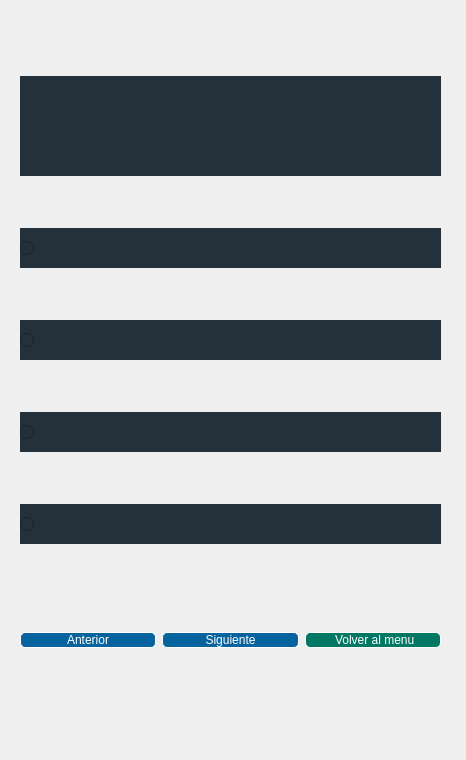
<?xml version="1.0" encoding="UTF-8"?>
<ui version="4.0">
 <class>Quiz_quedar_embarazada</class>
 <widget class="QWidget" name="Quiz_quedar_embarazada">
  <property name="geometry">
   <rect>
    <x>0</x>
    <y>0</y>
    <width>466</width>
    <height>760</height>
   </rect>
  </property>
  <property name="minimumSize">
   <size>
    <width>466</width>
    <height>760</height>
   </size>
  </property>
  <property name="maximumSize">
   <size>
    <width>466</width>
    <height>760</height>
   </size>
  </property>
  <property name="windowTitle">
   <string>Form</string>
  </property>
  <widget class="QWidget" name="verticalLayoutWidget">
   <property name="geometry">
    <rect>
     <x>20</x>
     <y>30</y>
     <width>421</width>
     <height>561</height>
    </rect>
   </property>
   <layout class="QVBoxLayout" name="verticalLayout">
    <item>
     <widget class="QLabel" name="questionLabel">
      <property name="maximumSize">
       <size>
        <width>500</width>
        <height>100</height>
       </size>
      </property>
      <property name="font">
       <font>
        <family>Arial Rounded MT Bold</family>
        <pointsize>12</pointsize>
        <bold>false</bold>
       </font>
      </property>
      <property name="tabletTracking">
       <bool>false</bool>
      </property>
      <property name="contextMenuPolicy">
       <enum>Qt::PreventContextMenu</enum>
      </property>
      <property name="layoutDirection">
       <enum>Qt::LeftToRight</enum>
      </property>
      <property name="styleSheet">
       <string notr="true">background-color: rgb(33, 46, 54);
background-color: rgb(36, 49, 59);
border-top-color: rgb(42, 59, 71);
border-right-color: rgb(42, 59, 71);
border-buttom-color: rgb(42, 59, 71);
border-left-color: rgb(42, 59, 71);
color: rgb(16, 131, 214);</string>
      </property>
      <property name="text">
       <string/>
      </property>
      <property name="scaledContents">
       <bool>true</bool>
      </property>
      <property name="alignment">
       <set>Qt::AlignCenter</set>
      </property>
      <property name="wordWrap">
       <bool>true</bool>
      </property>
     </widget>
    </item>
    <item>
     <widget class="QRadioButton" name="option1RadioButton">
      <property name="minimumSize">
       <size>
        <width>20</width>
        <height>40</height>
       </size>
      </property>
      <property name="font">
       <font>
        <family>Arial Rounded MT Bold</family>
        <pointsize>8</pointsize>
       </font>
      </property>
      <property name="styleSheet">
       <string notr="true">background-color: rgb(33, 46, 54);
background-color: rgb(36, 49, 59);
border-top-color: rgb(42, 59, 71);
border-right-color: rgb(42, 59, 71);
border-buttom-color: rgb(42, 59, 71);
border-left-color: rgb(42, 59, 71);
color: rgb(200, 205, 192);
</string>
      </property>
      <property name="text">
       <string/>
      </property>
     </widget>
    </item>
    <item>
     <widget class="QRadioButton" name="option2RadioButton">
      <property name="sizePolicy">
       <sizepolicy hsizetype="Minimum" vsizetype="Fixed">
        <horstretch>20</horstretch>
        <verstretch>40</verstretch>
       </sizepolicy>
      </property>
      <property name="minimumSize">
       <size>
        <width>20</width>
        <height>40</height>
       </size>
      </property>
      <property name="font">
       <font>
        <family>Arial Rounded MT Bold</family>
        <pointsize>8</pointsize>
       </font>
      </property>
      <property name="styleSheet">
       <string notr="true">background-color: rgb(33, 46, 54);
background-color: rgb(36, 49, 59);
border-top-color: rgb(42, 59, 71);
border-right-color: rgb(42, 59, 71);
border-buttom-color: rgb(42, 59, 71);
border-left-color: rgb(42, 59, 71);
color: rgb(200, 205, 192);
</string>
      </property>
      <property name="text">
       <string/>
      </property>
      <property name="shortcut">
       <string notr="true"/>
      </property>
     </widget>
    </item>
    <item>
     <widget class="QRadioButton" name="option3RadioButton">
      <property name="minimumSize">
       <size>
        <width>20</width>
        <height>40</height>
       </size>
      </property>
      <property name="font">
       <font>
        <family>Arial Rounded MT Bold</family>
        <pointsize>8</pointsize>
       </font>
      </property>
      <property name="styleSheet">
       <string notr="true">background-color: rgb(33, 46, 54);
background-color: rgb(36, 49, 59);
border-top-color: rgb(42, 59, 71);
border-right-color: rgb(42, 59, 71);
border-buttom-color: rgb(42, 59, 71);
border-left-color: rgb(42, 59, 71);
color: rgb(200, 205, 192);
</string>
      </property>
      <property name="text">
       <string/>
      </property>
     </widget>
    </item>
    <item>
     <widget class="QRadioButton" name="option4RadioButton">
      <property name="minimumSize">
       <size>
        <width>20</width>
        <height>40</height>
       </size>
      </property>
      <property name="font">
       <font>
        <family>Arial Rounded MT Bold</family>
        <pointsize>8</pointsize>
       </font>
      </property>
      <property name="styleSheet">
       <string notr="true">background-color: rgb(33, 46, 54);
background-color: rgb(36, 49, 59);
border-top-color: rgb(42, 59, 71);
border-right-color: rgb(42, 59, 71);
border-buttom-color: rgb(42, 59, 71);
border-left-color: rgb(42, 59, 71);
color: rgb(200, 205, 192);
</string>
      </property>
      <property name="text">
       <string/>
      </property>
     </widget>
    </item>
   </layout>
  </widget>
  <widget class="QWidget" name="horizontalLayoutWidget">
   <property name="geometry">
    <rect>
     <x>20</x>
     <y>590</y>
     <width>421</width>
     <height>101</height>
    </rect>
   </property>
   <layout class="QHBoxLayout" name="horizontalLayout">
    <item>
     <widget class="QPushButton" name="BotonAnterior_2">
      <property name="styleSheet">
       <string notr="true">border-style: solid;
border-width: 1px;
;
background-color: rgb(129, 120, 255);
background-color: rgb(255, 176, 248);
color: rgb(255, 255, 255);
background-color: rgb(7, 99, 157);
border-radius: 5px;</string>
      </property>
      <property name="text">
       <string>Anterior</string>
      </property>
      <property name="icon">
       <iconset resource="../../ie0217-proyecto-main/ProyectoFinal/CodigosFinales/imagenes.qrc">
        <normaloff>:/images/images/Anterior.png</normaloff>:/images/images/Anterior.png</iconset>
      </property>
     </widget>
    </item>
    <item>
     <widget class="QPushButton" name="BotonSiguiente_2">
      <property name="styleSheet">
       <string notr="true">border-style: solid;
border-width: 1px;
;
background-color: rgb(129, 120, 255);
background-color: rgb(255, 176, 248);
color: rgb(255, 255, 255);
background-color: rgb(7, 99, 157);
border-radius: 5px;</string>
      </property>
      <property name="text">
       <string>Siguiente</string>
      </property>
      <property name="icon">
       <iconset resource="../../ie0217-proyecto-main/ProyectoFinal/CodigosFinales/imagenes.qrc">
        <normaloff>:/images/images/Siguiente.png</normaloff>:/images/images/Siguiente.png</iconset>
      </property>
     </widget>
    </item>
    <item>
     <widget class="QPushButton" name="botonVolver_2">
      <property name="styleSheet">
       <string notr="true">border-style: solid;
border-width: 1px;
;
background-color: rgb(0, 120, 100);
color: rgb(255, 255, 255);
border-radius: 5px;
</string>
      </property>
      <property name="text">
       <string> Volver al menu</string>
      </property>
      <property name="icon">
       <iconset resource="../../ie0217-proyecto-main/ProyectoFinal/CodigosFinales/imagenes.qrc">
        <normaloff>:/images/images/Menu.png</normaloff>:/images/images/Menu.png</iconset>
      </property>
     </widget>
    </item>
   </layout>
  </widget>
 </widget>
 <resources>
  <include location="../../ie0217-proyecto-main/ProyectoFinal/CodigosFinales/imagenes.qrc"/>
 </resources>
 <connections/>
</ui>
